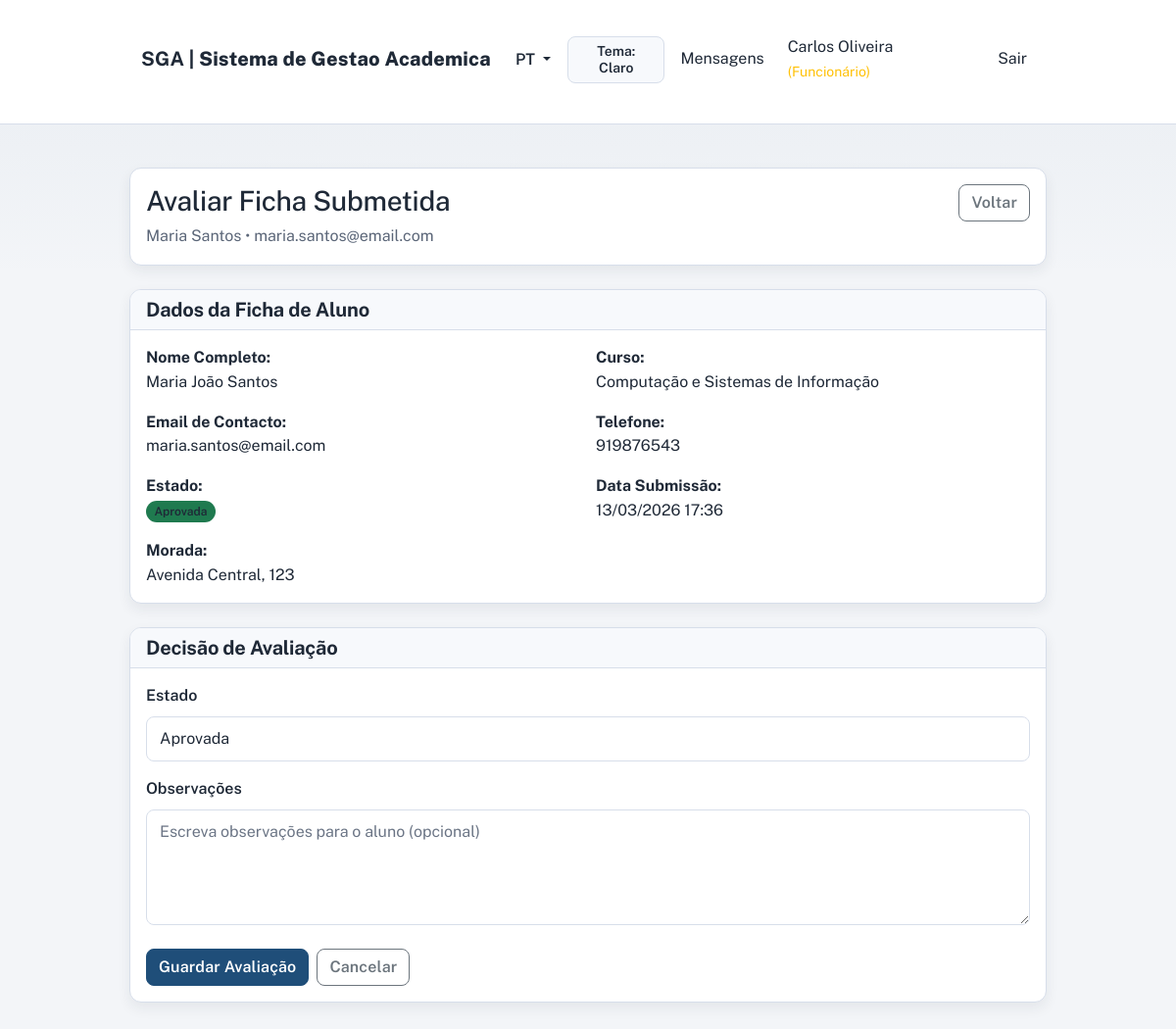
The app's page /public/staff/grades.php?action=evaluate&id=2 (signed in) with its own data.
### tables this page shows
CREATE TABLE student_records (
    id INT PRIMARY KEY AUTO_INCREMENT,
    user_id INT NOT NULL,
    course_id INT NOT NULL,
    full_name VARCHAR(255) NOT NULL,
    birth_date DATE,
    national_id VARCHAR(20),
    tax_number VARCHAR(20),
    phone VARCHAR(20),
    email_contact VARCHAR(255),
    address TEXT,
    city VARCHAR(100),
    postal_code VARCHAR(10),
    photo_path VARCHAR(500),
    status VARCHAR(20) DEFAULT 'rascunho',
    submitted_at DATETIME,
    reviewed_by INT,
    reviewed_at DATETIME,
    review_notes TEXT,
    created_at TIMESTAMP DEFAULT CURRENT_TIMESTAMP,
    updated_at TIMESTAMP DEFAULT CURRENT_TIMESTAMP ON UPDATE CURRENT_TIMESTAMP,
    FOREIGN KEY (user_id) REFERENCES users(id),
    FOREIGN KEY (course_id) REFERENCES courses(id),
    FOREIGN KEY (reviewed_by) REFERENCES users(id),
    UNIQUE KEY unique_active_record (user_id, status),
    INDEX idx_user (user_id),
    INDEX idx_course (course_id),
    INDEX idx_status (status)
);

CREATE TABLE users (
    id INT PRIMARY KEY AUTO_INCREMENT,
    role_id INT NOT NULL,
    full_name VARCHAR(255) NOT NULL,
    email VARCHAR(255) NOT NULL UNIQUE,
    username VARCHAR(100) NOT NULL UNIQUE,
    password_hash VARCHAR(255),
    is_active BOOLEAN DEFAULT TRUE,
    last_login DATETIME,
    created_at TIMESTAMP DEFAULT CURRENT_TIMESTAMP,
    updated_at TIMESTAMP DEFAULT CURRENT_TIMESTAMP ON UPDATE CURRENT_TIMESTAMP,
    FOREIGN KEY (role_id) REFERENCES roles(id),
    INDEX idx_role (role_id),
    INDEX idx_email (email),
    INDEX idx_username (username)
);

CREATE TABLE courses (
    id INT PRIMARY KEY AUTO_INCREMENT,
    code VARCHAR(20) NOT NULL UNIQUE,
    name VARCHAR(255) NOT NULL,
    description TEXT,
    is_active BOOLEAN DEFAULT TRUE,
    created_at TIMESTAMP DEFAULT CURRENT_TIMESTAMP,
    updated_at TIMESTAMP DEFAULT CURRENT_TIMESTAMP ON UPDATE CURRENT_TIMESTAMP,
    INDEX idx_code (code),
    INDEX idx_active (is_active)
);

### public/staff/grades.php (called while the page is built, shortened)
<?php
require_once __DIR__ . '/../../core/bootstrap.php';
require_once __DIR__ . '/../../controllers/StaffGradesController.php';
$controller = new StaffGradesController($pdo);
$action = $_GET['action'] ?? 'index';
$id = $_GET['id'] ?? null;
if ($action === 'view' && $id) {
    $result = $controller->view($id);
} elseif ($action === 'evaluate' && $id) {
    $result = $controller->evaluateRecord($id);
} else {
    $result = $controller->index();
}
extract($result['data']);
include __DIR__ . '/../../views/' . $result['view'];

### core/i18n.php (called while the page is built, shortened)
<?php
$TRANSLATIONS = [];
$CURRENT_LANG = 'pt';
function loadTranslations($lang = 'pt') {
    $filePath = __DIR__ . '/../translations/' . $lang . '.php';
    if (file_exists($filePath)) {
        $TRANSLATIONS = require $filePath;
        $CURRENT_LANG = $lang;
        return true;
    }
    return false;
}
function trans($key, $default = '') {
    global $TRANSLATIONS;
    return $TRANSLATIONS[$key] ?? ($default ?: $key);
}
function t($key, $default = '') {
    return trans($key, $default);
}
function getCurrentLanguage() {
    global $CURRENT_LANG;
    return $CURRENT_LANG;
}

### core/helpers.php (called while the page is built, shortened)
<?php
function h($str) {
    return htmlspecialchars($str, ENT_QUOTES, 'UTF-8');
}
function isAuthenticated() {
    return isset($_SESSION['user_id']) && isset($_SESSION['role']);
}
function getUserRole() {
    return $_SESSION['role'] ?? null;
}
function hasAnyRole(...$roles) {
    $userRole = getUserRole();
    return in_array($userRole, $roles);
}
function formatDateTime($datetime) {
    $timestamp = strtotime($datetime);
    return date('d/m/Y H:i', $timestamp);
}
function getStateBadgeClass($state) {
    $badges = [
        'rascunho' => 'secondary',
        'submetida' => 'info',
        'aprovada' => 'success',
        'rejeitada' => 'danger',
        'pendente' => 'warning',
        'aprovado' => 'success',
        'rejeitado' => 'danger',
        'em_preparacao' => 'secondary',
        'publicada' => 'success',
        'fechada' => 'dark',
    ];
    return $badges[$state] ?? 'secondary';
}
function getStateLabel($state) {
    $translationKey = 'state.' . $state;
    return t($translationKey, $state);
}
function baseUrl() {
    $protocol = (!empty($_SERVER['HTTPS']) && $_SERVER['HTTPS'] !== 'off') ? 'https' : 'http';
    $host = $_SERVER['HTTP_HOST'];
    $scriptPath = str_replace('\\', '/', $_SERVER['SCRIPT_NAME'] ?? ($_SERVER['PHP_SELF'] ?? ''));
    $publicPos = strpos($scriptPath, '/public');
    if ($publicPos !== false) {
        $basePath = substr($scriptPath, 0, $publicPos);
    } else {
        $basePath = dirname($scriptPath);
    }
    return $protocol . '://' . $host . rtrim($basePath, '/');
}
function publicUrl($path = '') {
    $base = baseUrl() . '/public';
    if ($path) {
        $base .= '/' . ltrim($path, '/');
    }
    return $base;
}
function url($path = '') {
    return publicUrl($path);
}

### controllers/StaffGradesController.php (called while the page is built, shortened)
<?php
class StaffGradesController {
    protected $pdo;
    public function __construct($pdo) {
        $this->pdo = $pdo;
    }
    public function evaluateRecord($id) {
        $stmt = $this->pdo->prepare(
            "SELECT sr.*, c.name as course_name, u.full_name as student_name, u.email as student_email
             FROM student_records sr
             LEFT JOIN courses c ON sr.course_id = c.id
             LEFT JOIN users u ON sr.user_id = u.id
             WHERE sr.id = ?"
        );
        $stmt->execute([$id]);
        $record = $stmt->fetch(PDO::FETCH_ASSOC);
        return [
            'view' => 'staff/record-evaluate.php',
            'data' => [
                'record' => $record,
            ],
        ];
    }
}

### views/staff/record-evaluate.php (the view, shortened to what this page needs)
<!DOCTYPE html>
<html lang="<?php echo getCurrentLanguage() === 'en' ? 'en' : 'pt-PT'; ?>">
<head>
    <link href="https://cdn.jsdelivr.net/npm/bootstrap@5.1.3/dist/css/bootstrap.min.css" rel="stylesheet">
    <link href="<?php echo url('assets/css/app.css'); ?>" rel="stylesheet">
</head>
<body>
    <?php include __DIR__ . '/../layouts/navbar.php'; ?>
    <div class="container mt-4 mb-5">
        <section class="card mb-4">
            <div class="card-body">
                <div class="d-flex justify-content-between align-items-start gap-3 flex-wrap">
                    <div>
                        <h1 class="h3 mb-2"><?php echo t('staff.evaluate_record'); ?></h1>
                        <p class="text-muted mb-0"><?php echo h($record['student_name'] ?? '-'); ?> • <?php echo h($record['student_email'] ?? '-'); ?></p>
                    </div>
                    <a href="<?php echo url('dashboard.php'); ?>" class="btn btn-outline-secondary"><?php echo t('record.back'); ?></a>
                </div>
            </div>
        </section>
        <div class="card mb-4">
            <div class="card-header">
                <h5 class="mb-0"><?php echo t('student_dashboard.record_data'); ?></h5>
            </div>
            <div class="card-body">
                <div class="row g-3">
                    <div class="col-md-6">
                        <strong><?php echo t('record.full_name'); ?>:</strong>
                        <div><?php echo h($record['full_name'] ?? '-'); ?></div>
                    </div>
                    <div class="col-md-6">
                        <strong><?php echo t('dashboard.course'); ?>:</strong>
                        <div><?php echo h($record['course_name'] ?? '-'); ?></div>
                    </div>
                    <div class="col-md-6">
                        <strong><?php echo t('record.email_contact'); ?>:</strong>
                        <div><?php echo h($record['email_contact'] ?? '-'); ?></div>
                    </div>
                    <div class="col-md-6">
                        <strong><?php echo t('record.phone'); ?>:</strong>
                        <div><?php echo h($record['phone'] ?? '-'); ?></div>
                    </div>
                    <div class="col-md-6">
                        <strong><?php echo t('dashboard.status'); ?>:</strong>
                        <div>
                            <span class="badge bg-<?php echo getStateBadgeClass($record['status'] ?? 'rascunho'); ?>">
                                <?php echo getStateLabel($record['status'] ?? 'rascunho'); ?>
                            </span>
                        </div>
                    </div>
                    <div class="col-md-6">
                        <strong><?php echo t('record.submission_date'); ?>:</strong>
                        <div><?php echo !empty($record['submitted_at']) ? formatDateTime($record['submitted_at']) : '-'; ?></div>
                    </div>
                    <div class="col-12">
                        <strong><?php echo t('record.address'); ?>:</strong>
                        <div><?php echo h($record['address'] ?? '-'); ?></div>
                    </div>
                </div>
            </div>
        </div>
        <div class="card">
            <div class="card-header">
                <h5 class="mb-0"><?php echo t('staff.review_decision'); ?></h5>
            </div>
            <div class="card-body">
                <form method="POST" novalidate>
                    <div class="mb-3">
                        <label for="status" class="form-label"><?php echo t('dashboard.status'); ?></label>
                        <select class="form-select" id="status" name="status" required>
                            <option value="aprovada" <?php echo ($record['status'] ?? '') === 'aprovada' ? 'selected' : ''; ?>>
                                <?php echo t('state.aprovada'); ?>
                            </option>
                        </select>
                    </div>
                    <div class="mb-4">
                        <label for="review_notes" class="form-label"><?php echo t('record.observations'); ?></label>
                        <textarea class="form-control" id="review_notes" name="review_notes" rows="4" placeholder="<?php echo t('staff.review_notes_placeholder'); ?>"><?php echo h($record['review_notes'] ?? ''); ?></textarea>
                    </div>
                    <div class="d-flex gap-2 flex-wrap">
                        <button type="submit" class="btn btn-primary"><?php echo t('staff.save_review'); ?></button>
                        <a href="<?php echo url('dashboard.php'); ?>" class="btn btn-outline-secondary"><?php echo t('form.cancel'); ?></a>
                    </div>
                </form>
            </div>
        </div>
    </div>
</body>
</html>

### public/assets/css/app.css (style rules this page uses)
:root { --bg: #f3f5f8; --bg-plain: #ffffff; --surface: #ffffff; --surface-soft: #f7f9fc; --surface-strong: #eef2f7; --text: #1f2937; --text-muted: #5b6678; --border: #d7deea; --primary: #1f4e79; --primary-soft: #d8e7f8; --info: #0c6a8f; --success: #1f7a4f; --warning: #9a6a05; --danger: #9f1239; --secondary: #5b6678; --on-primary: #ffffff; --on-info: #ffffff; --on-success: #ffffff; --on-warning: #ffffff; --on-danger: #ffffff; --on-secondary: #ffffff; --radius-sm: 8px; --radius-md: 12px; --radius-lg: 16px; --shadow-sm: 0 6px 14px rgba(31, 41, 55, 0.07); --shadow-md: 0 14px 30px rgba(31, 41, 55, 0.12); }
* { box-sizing: border-box; }
html, body { min-height: 100%; }
body { font-family: 'Public Sans', 'Segoe UI', sans-serif; color: var(--text); background: linear-gradient(180deg, rgba(31, 78, 121, 0.05) 0%, transparent 26%), var(--bg); line-height: 1.55; }
h1, h2, h3, h4, h5, h6 { color: var(--text); letter-spacing: -0.01em; font-weight: 700; }
p, label, li, small, span { color: inherit; }
a { color: var(--primary); }
.container, .container-fluid { width: 80%; max-width: 80%; margin-left: auto; margin-right: auto; padding-top: 1.25rem; padding-bottom: 1.5rem; }
.card { border: 1px solid var(--border); border-radius: var(--radius-md); box-shadow: var(--shadow-sm); overflow: hidden; background: var(--surface); transition: transform 160ms ease, box-shadow 160ms ease; }
.card-header { border-bottom: 1px solid var(--border); background-color: var(--surface-soft); font-weight: 600; }
.card-header h1, .card-header h2, .card-header h3, .card-header h4, .card-header h5, .card-header h6 { color: inherit; }
.form-control, .form-select, textarea { border-radius: var(--radius-sm); border: 1px solid var(--border); background: var(--bg-plain); color: var(--text); padding: 0.62rem 0.82rem; }
.form-control::placeholder, textarea::placeholder { color: var(--text-muted); opacity: 0.9; }
.form-label { font-weight: 600; color: var(--text); }
.btn { border-radius: var(--radius-sm); font-weight: 600; letter-spacing: 0.01em; transition: transform 120ms ease; }
.btn-primary { background-color: var(--primary); border-color: var(--primary); color: var(--on-primary); }
.badge { border-radius: 999px; padding: 0.42em 0.7em; font-weight: 600; }
.text-muted { color: var(--text-muted) !important; }
.bg-success { background-color: var(--success) !important; color: var(--on-success) !important; }
.badge.bg-primary, .badge.bg-info, .badge.bg-success, .badge.bg-warning, .badge.bg-danger, .badge.bg-secondary { color: inherit !important; }
.ui-reveal { opacity: 0; transform: translateY(8px); transition: opacity 220ms ease, transform 220ms ease; }
.ui-reveal.is-visible { opacity: 1; transform: translateY(0); }

### records on screen
student_records: user.full_name "Maria Santos", user.email "maria.santos@email.com", full_name "Maria João Santos", course.name "Computação e Sistemas de Informação", email_contact "maria.santos@email.com", phone "919876543", status "Aprovada", submitted_at "13/03/2026 17:36", address "Avenida Central, 123"

### other values on screen
getCurrentLanguage() "PT"
t('nav.my_requests') "Mensagens"
$_SESSION['full_name'] "Carlos Oliveira"
getRoleLabel() "Funcionário"
t('nav.logout') "Sair"
t('staff.evaluate_record') "Avaliar Ficha Submetida"
t('record.back') "Voltar"
t('student_dashboard.record_data') "Dados da Ficha de Aluno"
t('record.full_name') "Nome Completo"
t('dashboard.course') "Curso"
t('record.email_contact') "Email de Contacto"
t('record.phone') "Telefone"
t('dashboard.status') "Estado"
t('record.submission_date') "Data Submissão"
t('record.address') "Morada"
